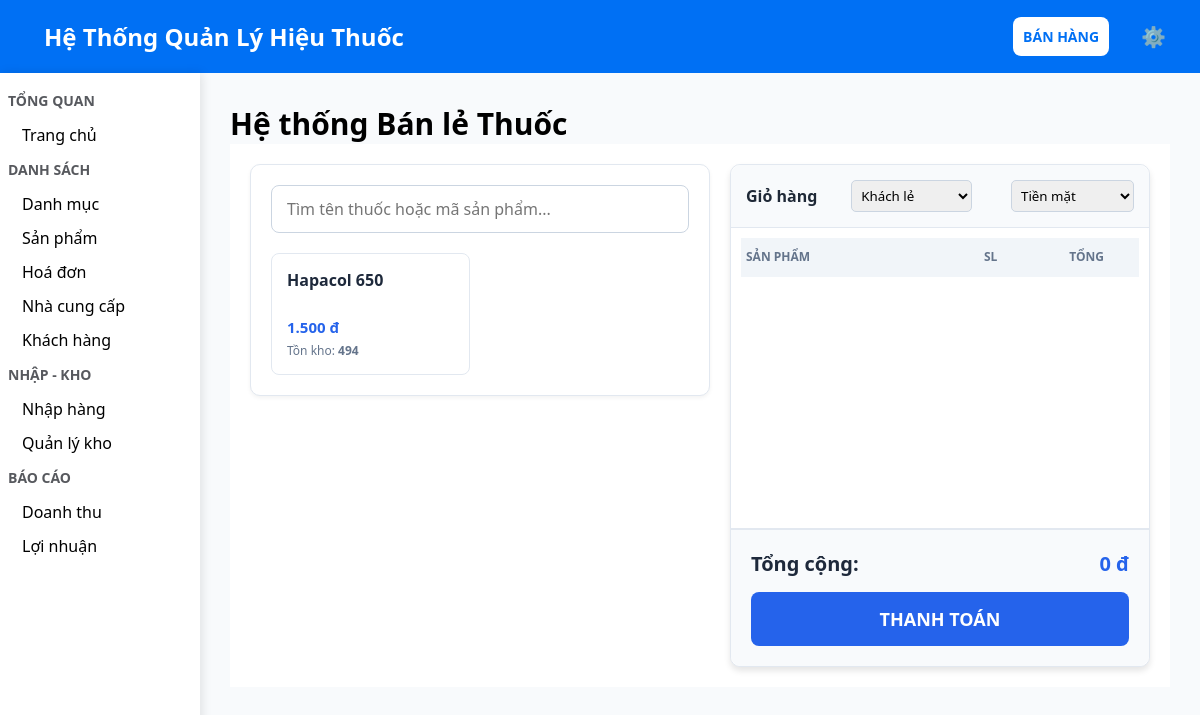
Page /quanly.php?page=ban-hang (signed in) on the committed database.
### tables this page shows
CREATE TABLE `sp` (
  `ma_sp` varchar(10) NOT NULL,
  `ten_sp` varchar(255) NOT NULL,
  `ma_danh_muc` varchar(10) NOT NULL,
  `nha_san_xuat` varchar(255) NOT NULL,
  `gia_ban` decimal(10,2) NOT NULL,
  `han_su_dung` date NOT NULL,
  `hoat_chat` varchar(255) NOT NULL,
  `don_vi_tinh` varchar(50) DEFAULT 'Viên',
  `ma_kho` varchar(10) DEFAULT NULL
);

CREATE TABLE `kho` (
  `ma_kho` varchar(10) NOT NULL,
  `sl_nhap` int(11) NOT NULL DEFAULT 0,
  `sl_giao` int(11) NOT NULL DEFAULT 0,
  `ton_kho` int(11) GENERATED ALWAYS AS (`sl_nhap` - `sl_giao`) STORED,
  `updated_at` timestamp NOT NULL DEFAULT current_timestamp() ON UPDATE current_timestamp()
);

### ban-hang.php (the view, shortened to what this page needs)
<?php
include("connect.php");
mysqli_set_charset($conn, "utf8");
$thuoc = [];
$rs = $conn->query("
    SELECT sp.ma_sp, sp.ten_sp, sp.gia_ban, k.ton_kho
    FROM sp
    JOIN kho k ON sp.ma_kho = k.ma_kho
    WHERE k.ton_kho > 0
    ORDER BY sp.ten_sp
");
while($r = $rs->fetch_assoc()){
    $thuoc[] = $r;
}
$ds_khach = [];
$rs_kh = $conn->query("SELECT ma_khach, ten_khach_hang FROM khachhang");
while($row_kh = $rs_kh->fetch_assoc()){
    $ds_khach[] = $row_kh;
}
?>
<div class="page-header" style="margin-bottom: 0;">
    <h1>Hệ thống Bán lẻ Thuốc</h1>
</div>
<div class="pos-container">
    <div class="bh-left">
        <div class="search-box">
            <input type="text" id="search" placeholder="Tìm tên thuốc hoặc mã sản phẩm...">
        </div>
        <div class="product-grid" id="thuocList">
            <?php foreach($thuoc as $t): ?>
            <div class="p-card" onclick="addItem('<?= $t['ma_sp'] ?>', '<?= addslashes($t['ten_sp']) ?>', <?= $t['gia_ban'] ?>, <?= $t['ton_kho'] ?>)">
                <div class="p-name"><?= $t['ten_sp'] ?></div>
                <div class="p-price"><?= number_format($t['gia_ban'], 0, ',', '.') ?> đ</div>
                <div class="p-stock">Tồn kho: <b><?= $t['ton_kho'] ?></b></div>
            </div>
            <?php endforeach ?>
        </div>
    </div>
    <div class="bh-right">
        <div class="cart-header">
            <strong>Giỏ hàng</strong>
            <select name="ma_khach" form="formBan" class="cart-select" style="margin-right: 5px;">
               <?php foreach($ds_khach as $kh): ?>
                   <option value="<?= $kh['ma_khach'] ?>"><?= $kh['ten_khach_hang'] ?></option>
               <?php endforeach; ?>
            </select>
            <select name="pttt" form="formBan" class="cart-select">
                <option>Tiền mặt</option>
            </select>
        </div>
        <div class="cart-body">
            <form method="post" id="formBan">
                <table class="cart-table">
                    <thead>
                        <tr>
                            <th>Sản phẩm</th>
                            <th width="50">SL</th>
                            <th width="80" style="text-align:right">Tổng</th>
                            <th width="30"></th>
                        </tr>
                    </thead>
                </table>
            </form>
        </div>
        <div class="cart-footer">
            <div class="total-row">
                <span>Tổng cộng:</span>
                <span id="tongTien" style="color: #2563eb;">0 đ</span>
            </div>
            <button type="button" onclick="confirmSave()" class="btn-pay">
                THANH TOÁN
            </button>
        </div>
    </div>
</div>

### form.css (style rules this page uses)
* { margin: 0; padding: 0; box-sizing: border-box; }
body { font-family: 'Segoe UI', sans-serif; background-color: #f5f7fa; color: #333; }

### css.css (style rules this page uses)
* { box-sizing: border-box; font-family: 'Segoe UI', sans-serif; }
body { margin: 0; padding: 0px; background: #f8fafc; color: #1f2937; }
.page-header h1 { margin: 0; font-size: 30px; font-weight: 700; color: black; }
table { width: 100%; border-collapse: collapse; }
thead { background: #f1f5f9; }
th, td { padding: 14px 16px; border-bottom: 1px solid #e2e8f0; font-size: 14px; text-align: center; }
th { text-transform: uppercase; font-size: 13px; color: #475569; text-align: center; }
.pos-container { display: flex !important; gap: 20px; padding: 20px; background-color: white; align-items: flex-start; box-sizing: border-box; font-family: 'Segoe UI', Tahoma, Geneva, Verdana, sans-serif; }
.pos-container .bh-left { flex: 1; background: white; padding: 20px; border-radius: 10px; border: 1px solid #e2e8f0; box-shadow: 0 2px 4px rgba(0,0,0,0.05); }
.pos-container .search-box input { width: 100%; padding: 12px 15px; border-radius: 8px; border: 1px solid #cbd5e1; font-size: 16px; margin-bottom: 20px; box-sizing: border-box; }
.pos-container .product-grid { display: grid; grid-template-columns: repeat(auto-fill, minmax(180px, 1fr)); gap: 15px; max-height: 600px; overflow-y: auto; padding-right: 5px; }
.pos-container .p-card { background: #fff; border: 1px solid #e2e8f0; padding: 15px; border-radius: 8px; cursor: pointer; transition: 0.2s; }
.pos-container .p-card .p-name { font-weight: 600; color: #1e293b; margin-bottom: 8px; height: 40px; overflow: hidden; }
.pos-container .p-card .p-price { color: #2563eb; font-weight: 700; font-size: 15px; }
.pos-container .p-card .p-stock { font-size: 12px; color: #64748b; margin-top: 5px; }
.pos-container .bh-right { width: 420px; background: white; border-radius: 10px; border: 1px solid #e2e8f0; display: flex; flex-direction: column; box-shadow: 0 4px 6px rgba(0,0,0,0.1); }
.pos-container .cart-header { padding: 15px; background: #f8fafc; border-bottom: 1px solid #e2e8f0; display: flex; justify-content: space-between; align-items: center; border-radius: 10px 10px 0 0; }
.pos-container .cart-select { padding: 5px; border-radius: 5px; border: 1px solid #cbd5e1; }
.pos-container .cart-body { padding: 10px; min-height: 300px; max-height: 450px; overflow-y: auto; }
.pos-container .cart-table { width: 100%; border-collapse: collapse; }
.pos-container .cart-table th { font-size: 12px; color: #64748b; text-transform: uppercase; padding: 10px 5px; border-bottom: 2px solid #f1f5f9; text-align: left; }
.pos-container .cart-footer { padding: 20px; background: #f8fafc; border-top: 2px solid #e2e8f0; border-radius: 0 0 10px 10px; }
.pos-container .total-row { display: flex; justify-content: space-between; font-size: 20px; font-weight: 800; margin-bottom: 15px; color: #1e293b; }
.pos-container .btn-pay { width: 100%; padding: 15px; background: #2563eb; color: white; border: none; border-radius: 8px; font-size: 18px; font-weight: bold; cursor: pointer; transition: 0.2s; }

### rows in the picture
sp: ten_sp "Hapacol 650", gia_ban "1.500", ma_kho.ton_kho "494"

### other values in the picture
form field ma_khach "Khách lẻ"
